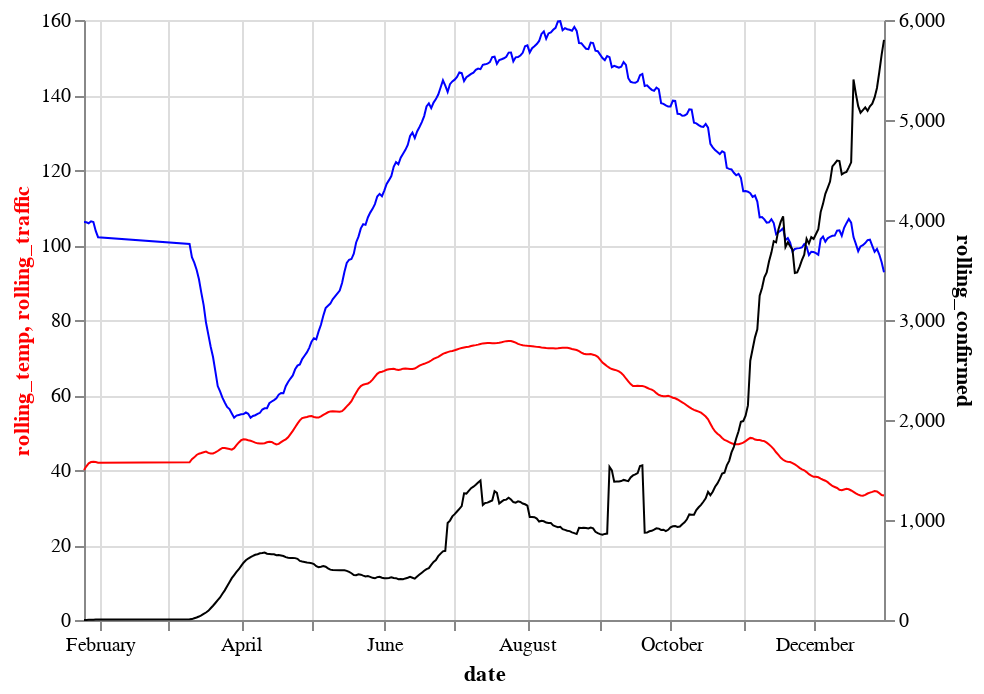

Source (notebook cell):
### Code cell
alt.data_transformers.disable_max_rows()
#scatter = alt.Chart(loc_timeseries.reset_index()).mark_point().encode(x='date:T',y='mean(Average Temperature (deg F))')
#print(loc_timeseries.reset_index().groupby('date').mean().reset_index())
mean_temp = alt.Chart(merged_df.reset_index().groupby('date').mean().reset_index()).transform_window(rolling_temp='mean(Average Temperature (deg F))',frame=[-7,7]
                                                               ).mark_line(color='red',size=1).encode(
                                                                    x='date:T',
                                                                    y=alt.Y('rolling_temp:Q',axis=alt.Axis(titleColor='red')),
                                                                    )#,scale=alt.Scale(domain=[20,80])))
mean_covid = alt.Chart(merged_df.reset_index().groupby('date').mean().reset_index()).transform_window(rolling_confirmed='mean(Confirmed)',frame=[-7,7]
                                                               ).mark_line(color='black',size=1).encode(
                                                                    x='date:T',
                                                                    y=alt.Y('rolling_confirmed:Q',axis=alt.Axis(titleColor='black')),
                                                                    )

mean_traffic = alt.Chart(merged_df.reset_index().groupby('date').mean().reset_index()).transform_window(rolling_traffic='mean(Traffic)',frame=[-7,7]
                                                               ).mark_line(color='blue',size=1).encode(
                                                                    x='date:T',
                                                                    y=alt.Y('rolling_traffic:Q',axis=alt.Axis(titleColor='blue')),
                                                                    )
alt.layer((mean_temp+mean_traffic).properties(width=400).resolve_scale(y='shared',x='shared'),mean_covid).resolve_scale(y='independent',x='shared').properties(width=400)

### Figure 1 — Vega-Lite specification as saved in the notebook (floating-point values rounded to 4 significant figures; data arrays with more than 128 entries replaced by an {"elided": "..."} marker saying what was removed)
{"config": {"view": {"continuousWidth": 400, "continuousHeight": 300}}, "layer": [{"layer": [{"data": {"name": "data-82b5c94e49637ccdd8cfc021c156c314"}, "mark": {"type": "line", "color": "red", "size": 1}, "encoding": {"x": {"type": "temporal", "field": "date"}, "y": {"type": "quantitative", "axis": {"titleColor": "red"}, "field": "rolling_temp"}}, "transform": [{"window": [{"op": "mean", "field": "Average Temperature (deg F)", "as": "rolling_temp"}], "frame": [-7, 7]}]}, {"data": {"name": "data-82b5c94e49637ccdd8cfc021c156c314"}, "mark": {"type": "line", "color": "blue", "size": 1}, "encoding": {"x": {"type": "temporal", "field": "date"}, "y": {"type": "quantitative", "axis": {"titleColor": "blue"}, "field": "rolling_traffic"}}, "transform": [{"window": [{"op": "mean", "field": "Traffic", "as": "rolling_traffic"}], "frame": [-7, 7]}]}], "resolve": {"scale": {"x": "shared", "y": "shared"}}, "width": 400}, {"data": {"name": "data-82b5c94e49637ccdd8cfc021c156c314"}, "mark": {"type": "line", "color": "black", "size": 1}, "encoding": {"x": {"type": "temporal", "field": "date"}, "y": {"type": "quantitative", "axis": {"titleColor": "black"}, "field": "rolling_confirmed"}}, "transform": [{"window": [{"op": "mean", "field": "Confirmed", "as": "rolling_confirmed"}], "frame": [-7, 7]}]}], "resolve": {"scale": {"x": "shared", "y": "independent"}}, "width": 400, "$schema": "https://vega.github.io/schema/vega-lite/v4.8.1.json", "datasets": {"data-82b5c94e49637ccdd8cfc021c156c314": {"elided": "302 records"}}}
